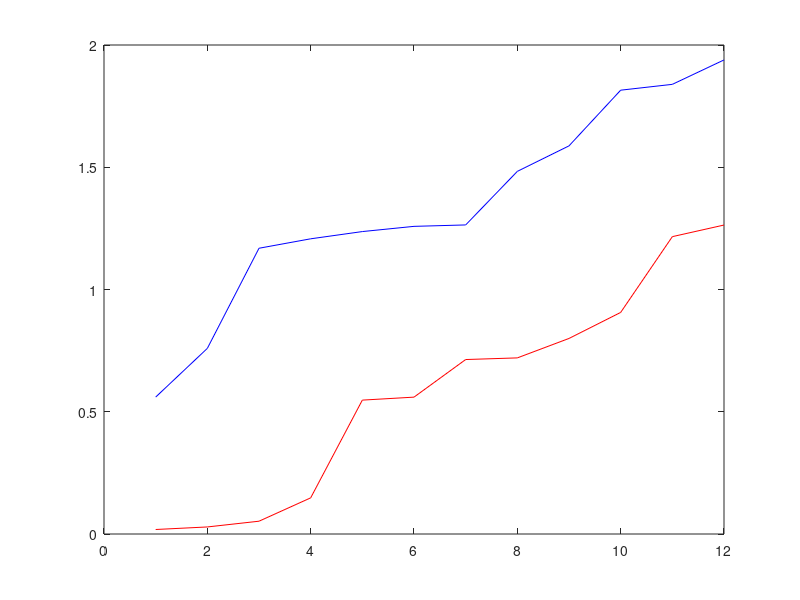

Reproduce this figure in MATLAB.
% maximals.m
listF = [0.01841189705146733,0.028847365899626363,0.05234202169945998,0.147826071273304,0.5476191510255183,0.5597857536572197,0.7135605792998787,0.7202888379628223,0.7998159721113672,0.9062479493004667,1.2161881822324987,1.2636353680585446];
listR = [0.5599316117676186,0.75917959850399,1.1687352664645922,1.2073482622079823,1.236950983847192,1.2582651526087967,1.264092965628039,1.4831558090743953,1.5874625362079113,1.8152287589020886,1.8390690218604535,1.9389054521642348];

% exact
hold off;
plot( listF, 'r-' );
hold on;
plot( listR, 'b-' );
